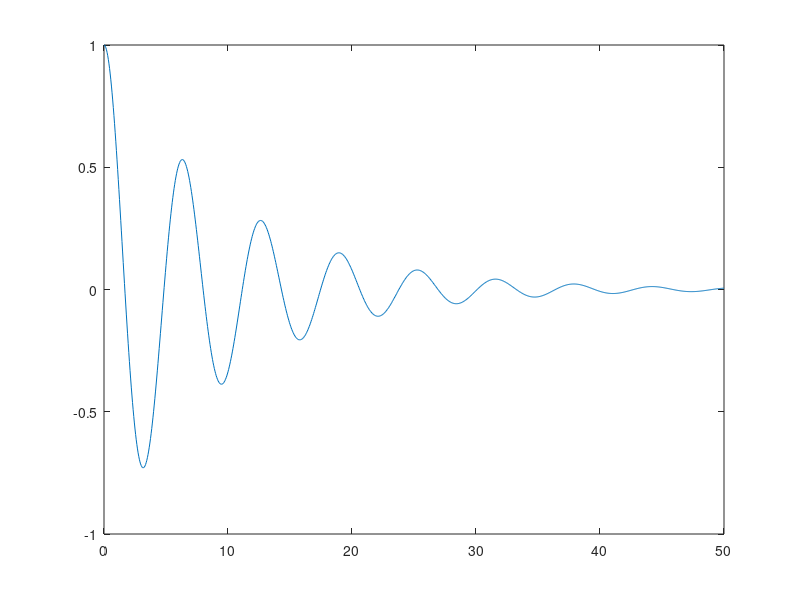

The MATLAB script that drew this image:
clc
close all
clear all

wn = 1;
eta = 0.1;
dt = .05;
t_span = 0:dt:50;
x0 = [1 0]; %x1 , x1dot , x2 , x2dot 
f = @(t,x)[x(2);
    -(2*eta*wn*x(2)+x(1)*wn^2)];
[t,x] = ode45(f,t_span,x0);
plot(t_span,x(:,1));
